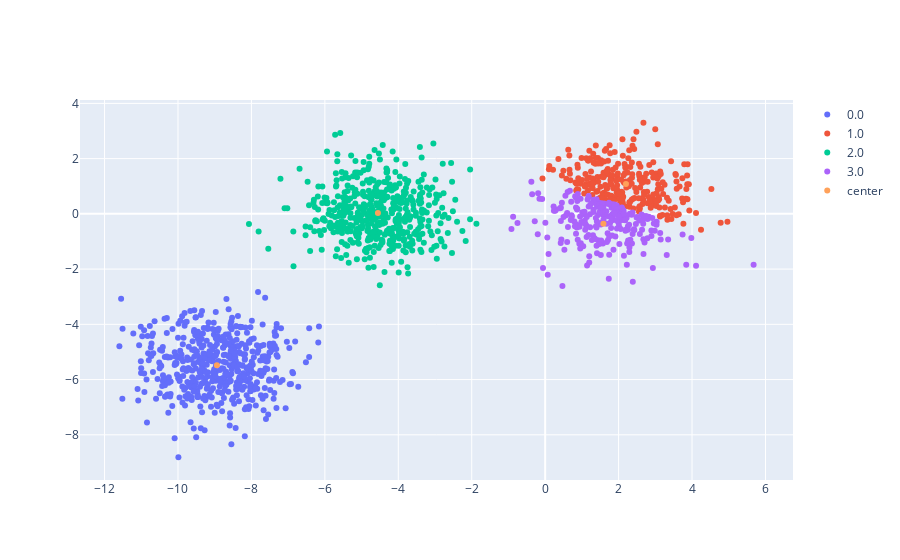

The code cell stored with this chart in its notebook:
### Code cell
kmeans = Kmeans(n_clusters=4)
tags = kmeans.run(xdf)
xdf['tag'] = tags
xs = []
ys = []
names = []
for tag in set(tags):
    xs.append(xdf[xdf.tag == tag].f0)
    ys.append(xdf[xdf.tag == tag].f1)
    names.append(tag)
###
names.append('center')
xs.append([line[0] for line in kmeans.centers])
ys.append([line[1] for line in kmeans.centers])

draw_scatters(xs, ys, names)

### Figure 1 — Plotly figure (JSON) as saved in the notebook; plotly's stock layout.template omitted (floating-point values rounded to 4 significant figures; data arrays with more than 128 entries replaced by an {"elided": "..."} marker saying what was removed)
{"data": [{"mode": "markers", "name": "0.0", "type": "scatter", "x": {"elided": "500 float values"}, "y": {"elided": "500 float values"}}, {"mode": "markers", "name": "1.0", "type": "scatter", "x": {"elided": "265 float values"}, "y": {"elided": "265 float values"}}, {"mode": "markers", "name": "2.0", "type": "scatter", "x": {"elided": "500 float values"}, "y": {"elided": "500 float values"}}, {"mode": "markers", "name": "3.0", "type": "scatter", "x": {"elided": "235 float values"}, "y": {"elided": "235 float values"}}, {"mode": "markers", "name": "center", "type": "scatter", "x": [-8.941, 2.2, -4.555, 1.586], "y": [-5.481, 1.084, 0.02921, -0.3579]}], "layout": {}}
